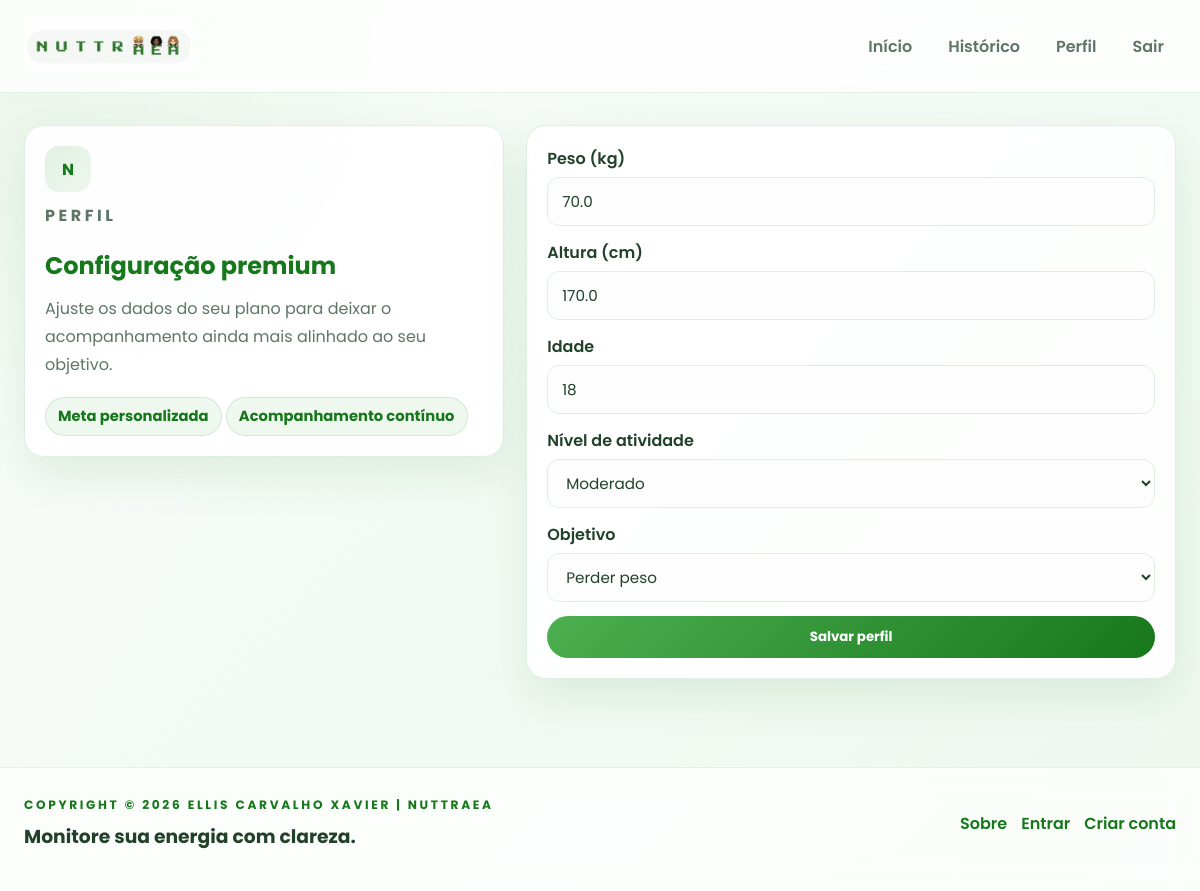
The page /perfil/ (signed in) on the database its author committed.
### perfil/models.py (models this page shows, shortened)
class Perfil(models.Model):
    user = models.OneToOneField(User, on_delete=models.CASCADE)
    peso = models.FloatField(null=True, blank=True)
    altura = models.FloatField(null=True, blank=True)
    idade = models.IntegerField(null=True, blank=True)
    meta_calorica = models.FloatField(null=True, blank=True)
    atividade = models.CharField(
        max_length=20,
        choices=[
            ('sedentario', 'Sedentário'),
            ('leve', 'Leve'),
            ('moderado', 'Moderado'),
            ('intenso', 'Intenso'),
        ],
        default='sedentario'
    )
    objetivo = models.CharField(
        max_length=20,
        choices=[
            ('perder', 'Perder peso'),
            ('manter', 'Manter peso'),
            ('ganhar', 'Ganhar peso'),
        ],
        default='manter'
    )
    meta_calorica = models.FloatField(default=0)

### perfil/views.py (the view)
# urls.py: path("", views.perfil_view, name="perfil"),
@login_required
def perfil_view(request):
    perfil, created = Perfil.objects.get_or_create(user=request.user)
    if request.method == "POST":
        form = PerfilForm(request.POST, instance=perfil)
        if form.is_valid():
            perfil = form.save(commit=False)
            perfil.user = request.user
            meta = calcular_meta(
                perfil.peso,
                perfil.altura,
                perfil.idade,
                perfil.atividade,
                perfil.objetivo
            )
            if meta is not None:
                perfil.meta_calorica = meta
            perfil.save()
            return redirect("dashboard")
    else:
        form = PerfilForm(instance=perfil)
    return render(
        request,
        "perfil/perfil.html",
        {
            "form": form,
            "perfil": perfil
        }
    )

### perfil/forms.py (shortened to what this page needs)
class PerfilForm(forms.ModelForm):
    class Meta:
        model = Perfil
        fields = [
            'peso',
            'altura',
            'idade',
            'atividade',
            'objetivo'
        ]

### core/context_processors.py (called while the page is built)
def static_version(request):
    return {
        "STATIC_VERSION": getattr(settings, "STATIC_VERSION", "1")
    }

### perfil/templates/perfil/perfil.html (shortened to what this page needs)
{% extends "base.html" %}
{% block content %}
<div class="profile-shell reveal">
  <div class="profile-summary card">
    <div class="avatar-badge">N</div>
    <p class="eyebrow">Perfil</p>
    <h2>Configuração premium</h2>
    <p class="subtle-text">Ajuste os dados do seu plano para deixar o acompanhamento ainda mais alinhado ao seu objetivo.</p>
    <div class="profile-pill-row">
      <span class="summary-pill">Meta personalizada</span>
      <span class="summary-pill">Acompanhamento contínuo</span>
    </div>
  </div>
  <div class="card profile-form-card">
    <form method="post" id="perfil-form" class="modern-form">
      <div class="form-group">
        <label for="{{ form.peso.id_for_label }}">Peso (kg)</label>
        {{ form.peso }}
      </div>
      <div class="form-group">
        <label for="{{ form.altura.id_for_label }}">Altura (cm)</label>
        {{ form.altura }}
      </div>
      <div class="form-group">
        <label for="{{ form.idade.id_for_label }}">Idade</label>
        {{ form.idade }}
      </div>
      <div class="form-group">
        <label for="{{ form.atividade.id_for_label }}">Nível de atividade</label>
        {{ form.atividade }}
      </div>
      <div class="form-group">
        <label for="{{ form.objetivo.id_for_label }}">Objetivo</label>
        {{ form.objetivo }}
      </div>
      <button type="submit">Salvar perfil</button>
    </form>
  </div>
</div>
{% endblock %}

### alimentacao/static/css/styles.css (style rules this page uses)
:root { --verde: #4CAF50; --verde-escuro: #16771b; --verde-claro: #e8f7eb; --fundo: #f5f8f6; --card: rgba(255,255,255,0.94); --texto: #22412b; --cinza: #5f7566; --borda: #dcefe2; --sombra: 0 18px 45px rgba(22, 119, 27, 0.10); --radius: 24px; }
* { margin: 0; padding: 0; box-sizing: border-box; font-family: 'Poppins', sans-serif; }
html { scroll-behavior: smooth; }
body { background: radial-gradient(circle at top left, rgba(76, 175, 80, 0.12), transparent 30%), linear-gradient(135deg, #f8fcf8 0%, #eef8ef 100%); color: var(--texto); min-height: 100vh; }
body::before { content: ''; position: fixed; inset: 0; background: linear-gradient(120deg, rgba(255,255,255,0.24), transparent 45%); pointer-events: none; }
.eyebrow { text-transform: uppercase; letter-spacing: 0.22em; color: var(--verde-escuro); font-size: 0.76rem; font-weight: 700; margin-bottom: 8px; }
.page-header h1, .page-header h2, .section-heading h2, .hero-copy h1, .hero-copy h2, .card h2, .card h3, .feature-card h3, .step-card h3, .testimonial-card h3, .auth-panel h2, .auth-panel h3, .meal-intro h1, .profile-summary h2 { color: var(--verde-escuro); margin-bottom: 12px; }
.reveal { opacity: 0; transform: translateY(16px); transition: opacity 0.6s ease, transform 0.6s ease; }
.reveal.visible { opacity: 1; transform: translateY(0); }
.card, .hero-panel, .feature-card, .empty-state, .auth-panel, .timeline-card, .meal-intro, .profile-summary, .testimonial-card, .cta-panel, .step-card { background: var(--card); border: 1px solid var(--borda); border-radius: var(--radius); box-shadow: var(--sombra); backdrop-filter: blur(10px); }
.card { padding: 24px; margin-bottom: 22px; transition: transform 0.2s ease, box-shadow 0.2s ease; }
.hero-copy p, .subtle-text, .feature-card p, .step-card p, .testimonial-card p, .auth-panel p, .profile-summary p, .meal-intro p { color: var(--cinza); font-size: 1rem; line-height: 1.75; margin-bottom: 18px; }
.highlight-pill, .status-badge, .metric-label, .summary-pill { display: inline-flex; align-items: center; padding: 8px 12px; border-radius: 999px; background: rgba(76, 175, 80, 0.09); color: var(--verde-escuro); font-size: 0.92rem; font-weight: 700; border: 1px solid rgba(22, 119, 27, 0.12); }
.btn, button { display: inline-flex; align-items: center; justify-content: center; border: none; border-radius: 999px; padding: 11px 18px; font-weight: 700; text-decoration: none; cursor: pointer; transition: transform 0.2s ease, box-shadow 0.2s ease; position: relative; overflow: hidden; }
.btn-primary, button { background: linear-gradient(135deg, var(--verde) 0%, var(--verde-escuro) 100%); color: white; }
.showcase-grid, .stats-band, .dashboard-grid, .feature-grid, .steps-grid, .testimonials-grid, .profile-shell { display: grid; gap: 18px; }
.mini-card, .metric-card, .feedback-card, .step-card, .testimonial-card, .auth-panel, .profile-summary, .meal-intro, .profile-form-card, .meal-form-card { padding: 20px; border-radius: 20px; background: rgba(255,255,255,0.86); border: 1px solid var(--borda); }
.feature-icon, .step-number, .avatar, .avatar-badge { width: 46px; height: 46px; border-radius: 14px; display: inline-flex; align-items: center; justify-content: center; background: linear-gradient(135deg, rgba(76,175,80,0.16), rgba(22,119,27,0.06)); color: var(--verde-escuro); font-weight: 700; margin-bottom: 10px; }
.auth-shell, .profile-shell, .meal-shell { display: grid; grid-template-columns: 0.85fr 1.15fr; gap: 22px; align-items: start; }
.auth-illustration, .profile-summary, .meal-intro { min-height: 240px; display: flex; flex-direction: column; justify-content: center; }
.modern-form { display: grid; gap: 14px; }
.form-group { display: grid; gap: 6px; }
label { font-weight: 600; color: var(--texto); }
input, select, textarea { width: 100%; border: 1px solid var(--borda); border-radius: 12px; padding: 12px 14px; font-size: 0.95rem; color: var(--texto); background: #fcfdfc; transition: border-color 0.2s ease, box-shadow 0.2s ease, transform 0.2s ease; }
input::placeholder, textarea::placeholder { color: #8fa38d; }
form { display: grid; gap: 14px; }
input, select, textarea { width: 100%; border: 1px solid var(--borda); border-radius: 12px; padding: 12px 14px; font-size: 0.95rem; color: var(--texto); background: #fcfdfc; }

### rows shown on the page
Perfil: peso "70.0", altura "170.0", idade "18", atividade "Moderado", objetivo "Perder peso"
